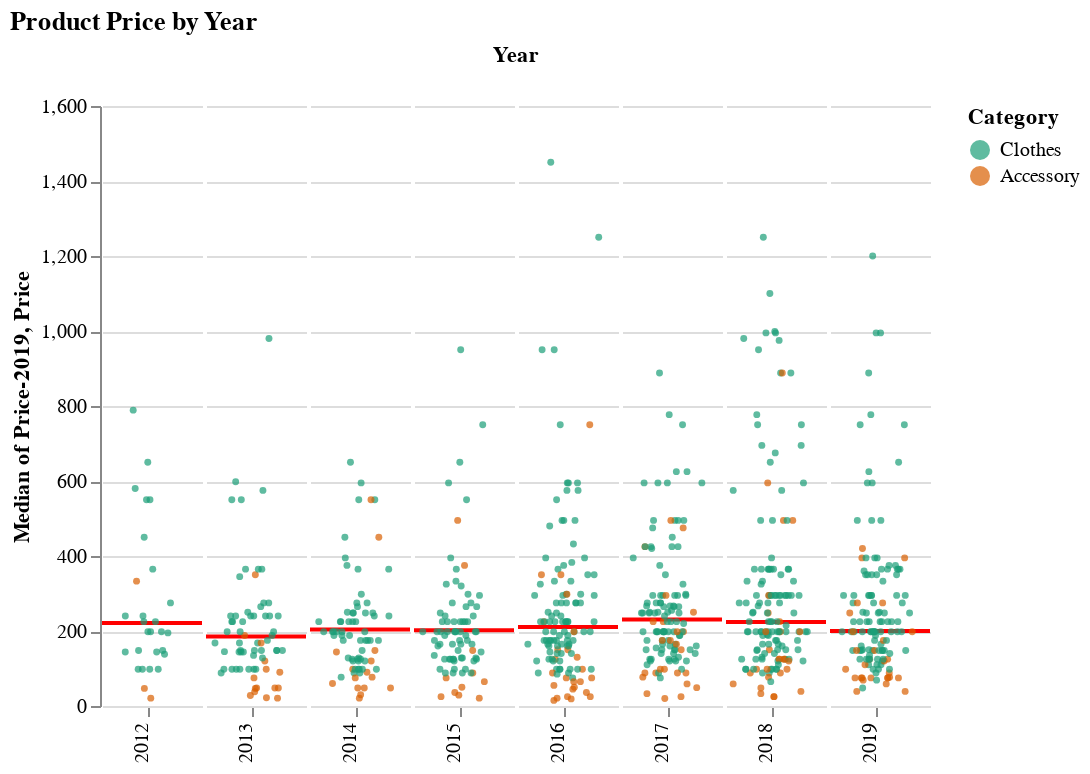

This figure's notebook cell:
### Markdown cell above
# 2019 Prices

If you buy Outlier, you'll want to know how prices have been developing. The next plot shows the price of all products, grouped by year. Each dot is the maximuim nominal price of one product within a calendar year. The category of product is indicated by the color of the dot. When comparing prices over multiple years, it can make sense to take inflation into account, which is done here using data from the [St. Louis Fed](https://fred.stlouisfed.org/series/PCEPILFE). The red lines indicate the median product price for that year, adjusted for inflation. Mousing over a dot will show the name, nominal, and inflation-adjusted prices for the product.

Looking at *all* products, we see that the dispersion of prices has grown, but the median price has been quite stable over the last 6 years; the median price in 2019 was even a little lower on an inflation-adjusted basis compared to 2012.

### Code cell
plots.price_plot(all_products_df, color_scale='dark2').properties(title='Product Price by Year')

### Figure 1 — Vega-Lite specification as saved in the notebook (floating-point values rounded to 4 significant figures; data arrays with more than 128 entries replaced by an {"elided": "..."} marker saying what was removed)
{"$schema": "https://vega.github.io/schema/vega-lite/v3.4.0.json", "config": {"facet": {"spacing": 0}, "mark": {"tooltip": null}, "view": {"height": 300, "stroke": null, "width": 400}}, "data": {"name": "data-88d45c66899ecd85811f9fb3ada112dc"}, "datasets": {"data-88d45c66899ecd85811f9fb3ada112dc": {"elided": "766 records"}}, "facet": {"column": {"field": "Year", "header": {"labelAlign": "right", "labelAngle": -90, "labelOrient": "bottom", "labelPadding": 3, "titleOrient": "top"}, "type": "ordinal"}}, "spec": {"layer": [{"encoding": {"y": {"aggregate": "median", "field": "Price-2019", "type": "quantitative"}}, "mark": {"color": "red", "size": 2, "type": "rule"}, "width": 50}, {"encoding": {"color": {"field": "Category", "scale": {"scheme": "dark2"}, "sort": ["Clothes", "Accessory"], "type": "nominal"}, "tooltip": [{"field": "Product", "type": "nominal"}, {"field": "Price", "type": "quantitative"}, {"field": "Price-2019", "type": "quantitative"}], "x": {"axis": {"grid": false, "labels": false, "ticks": true, "values": [0]}, "field": "jitter", "scale": {}, "title": null, "type": "quantitative"}, "y": {"axis": {}, "field": "Price", "scale": {}, "type": "quantitative"}}, "mark": {"opacity": 0.7, "size": 12, "type": "circle"}, "transform": [{"as": "jitter", "calculate": "sqrt(-2*log(random()))*cos(2*PI*random())"}], "width": 50}]}, "title": "Product Price by Year"}
